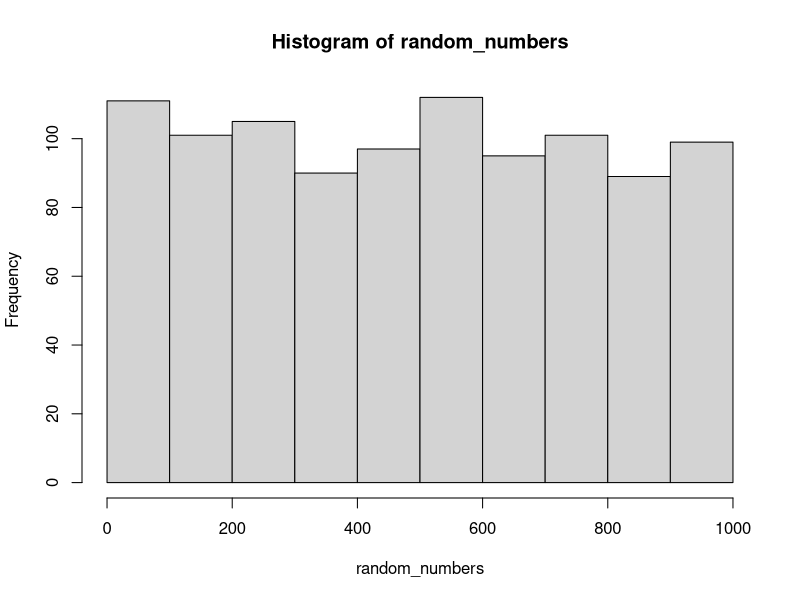
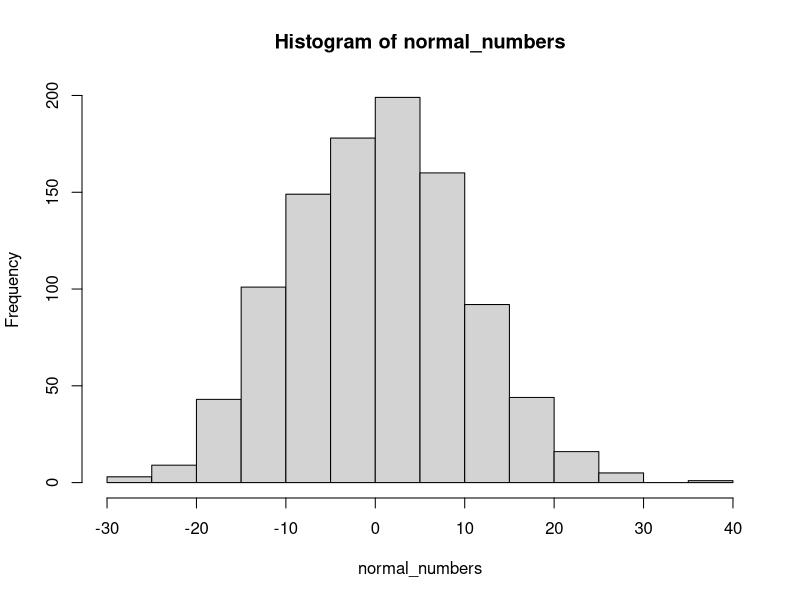

Source code (R) for these figures, in order: (Note: this script raises an error after producing the figures.)
## ---- chunk 1
1 == 1 # is 1 equal to 1?
#> [1] TRUE
1 == 2 # is 1 equal to 2?
#> [1] FALSE

c(1, 2, 3) == c(2, 1, 3) # compares each element with each element
#> [1] FALSE FALSE  TRUE
1 == c(2, 1, 3)
#> [1] FALSE  TRUE FALSE

## ---- chunk 2
1 != 1 # is 1 equal to 1?
#> [1] FALSE
1 != 2 # is 1 equal to 2?
#> [1] TRUE

c(1, 2, 3) != c(2, 1, 3) # compares each element with each element
#> [1]  TRUE  TRUE FALSE
1 != c(2, 1, 3)
#> [1]  TRUE FALSE  TRUE
## ---- chunk 3

1 > 1 # is 1 greater than 1?
#> [1] FALSE
5 > 1 # is 5 greater than 1?
#> [1] TRUE
3 < 2 # is 3 less than 2?
#> [1] FALSE
3 < 1 # is 3 less than 1?
#> [1] FALSE

c(1, 2, 3) > c(2, 1, 3) # ask the question element by element
#> [1] FALSE  TRUE FALSE
c(1, 2, 3) < c(2, 1, 3)
#> [1]  TRUE FALSE FALSE

2 > c(1, 2, 3) # is greater than each of the numbers
#> [1]  TRUE FALSE FALSE
## ---- chunk 4
1 >= 1 # is 1 greater than 1?
#> [1] TRUE
5 >= 1 # is 5 greater than 1?
#> [1] TRUE
3 <= 2 # is 3 less than 2?
#> [1] FALSE
3 <= 1 # is 3 less than 1?
#> [1] FALSE

c(1, 2, 3) >= c(2, 1, 3) # ask the question element by element
#> [1] FALSE  TRUE  TRUE
c(1, 2, 3) <= c(2, 1, 3)
#> [1]  TRUE FALSE  TRUE

2 >= c(1, 2, 3) # is greater than each of the numbers
#> [1]  TRUE  TRUE FALSE
## ---- chunk 5
# is 16 divisible by 4 AND 8
16 %% 4 == 0 & 16 %% 8 == 0
#> [1] TRUE

# is 16 divisible by 4 AND 3
16 %% 4 == 0 & 16 %% 3 == 0
#> [1] FALSE

# is 16 divisible by 8 and 4 and 2
16 %% 4 == 0 & 16 %% 8 == 0 & 16 %% 2 == 0
#> [1] TRUE
## ---- chunk 6
# is 16 divisible by 4 OR 8
16 %% 4 == 0 | 16 %% 8 == 0
#> [1] TRUE

# is 16 divisible by 4 OR 3
# it is divisible by 4, so the answer is TRUE
# because at least one of the comparisons is TRUE
16 %% 4 == 0 | 16 %% 3 == 0
#> [1] TRUE
## ---- chunk 7
c(1, 2, 3) == c(1, 2, 3)
#> [1] TRUE TRUE TRUE
sum(c(1, 2, 3) == c(1, 2, 3))
#> [1] 3

c(1, 2, 3) == c(2, 1, 3)
#> [1] FALSE FALSE  TRUE
sum(c(1, 2, 3) == c(2, 1, 3))
#> [1] 1
## ---- chunk 8
a <- 1 # define a to be a 1
if (a == 1) {
  print(a) # this is what happens if a==1
} else {
  print("A is not 1") # this is what happens if a is not 1
}
#> [1] 1


a <- 2 # define a to be a 1
if (a == 1) {
  print(a) # this is what happens if a==1
} else {
  print("A is not 1") # this is what happens if a is not 1
}
#> [1] "A is not 1"
## ---- chunk 9
a <- c(1, 0, 1, 0, 0, 0, 1) # make a variable contain 1s and 0s

# write a loop to check each element in the variable
# and do different things depending on the element

for (i in a) {
  if (i == 1) {
    print("I'm a 1") # what to do when i is 1
  } else {
    print("I'm not a 1") # what to do when i is not 1
  }
}
#> [1] "I'm a 1"
#> [1] "I'm not a 1"
#> [1] "I'm a 1"
#> [1] "I'm not a 1"
#> [1] "I'm not a 1"
#> [1] "I'm not a 1"
#> [1] "I'm a 1"
## ---- chunk 10
# sum numbers from 1 to 100
sum(1:100)
#1+2+3+4
a <- 0
for(i in 1:100){
  a <- a+i
}
a

## ---- chunk 11

sum(50:100)
sum(500:1000)
sum_sequence <- function(min,max){
  return(sum(min:max))
  
}
sum_sequence(min = 5, max = 100)
sum_sequence_loop <- function(min,max){
  
  a <- 0
  
  for(i in min:max){
    a <- a+i
  }
  
  return(a)
  
}

sum_sequence_loop(1,10)
## ---- chunk 12
 random_numbers <-runif(n = 1000,min=0,max=1000)
 
 hist(random_numbers)
 
 
  normal_numbers <-rnorm(n = 1000,0,10)
 
 hist(normal_numbers)
 
 sample(1:6, 1)
 
## ---- chunk 13
#using as few intrinsic functions as possible

## mean
some_numbers <- 1:10
mean(some_numbers)
mean_A <- function(x) {
  return(sum(x) / length(x))
}
mean_A(some_numbers)
##
some_numbers <- 1:10
temp_sum <- 0
temp_length <- 0
for(i in some_numbers){
  temp_sum <- temp_sum+i
  temp_length <- temp_length+1
}
temp_sum
temp_length
temp_sum/temp_length
mean_B <- function(x){
  
  temp_sum <- 0
  temp_length <- 0
  for (i in x) {
    temp_sum <- temp_sum + i
    temp_length <- temp_length + 1
  }
  
  return(temp_sum/temp_length)
}
mean_B(1:100)

## ---- chunk 14
function_name <- function(input1, input2) {
  #code here
  return(something)
}
## ---- chunk 15
# Declare a custom function to calculate the area of a circle
circle_area <- function(radius) {
  pi * radius^2
}

# Call the function with a radius of 3
circle_area(3)

## ---- chunk 16
## Solve fizz buzz problem
for(i in 1:100) {
  if(i %% 3 == 0 & i %% 5 == 0) {
    print("FizzBuzz")
  } else if(i %% 3 == 0) {
    print("Fizz")
  } else if(i %% 5 == 0) {
    print("Buzz")
  } else {
    print(i)
  }
}
## ---- chunk 17
# rolling a dice with sample
sample(c(1,2,3,4,5,6),1)
#> [1] 5
sample(c(1,2,3,4,5,6),1)
#> [1] 4
sample(c(1,2,3,4,5,6),1)
#> [1] 4
## ---- chunk 18
# Define the snakes and ladders as a list of start and end positions
snakes_and_ladders <- list(`14` = 4, `19` = 8, `24` = 16, `34` = 30, `40` = 28, `48` = 36, `54` = 46, `62` = 45, `64` = 60, `74` = 68, `89` = 53, `92` = 88, `95` = 75, `99` = 80)



# Define a function to simulate playing the game
play_snakes_and_ladders <- function() {
  # Initialize the player's position and the number of rolls
  position <- 0
  num_rolls <- 0
  
  # Continue rolling the dice and moving the player until they reach the end of the board (position 100)
  while (position < 100) {
    # Roll the dice
    roll <- sample(1:6, 1)
    num_rolls <- num_rolls + 1
    
    # Move the player forward by the number of squares rolled
    position <- position + roll
    
    # Check if the player lands on a snake or ladder
    if (as.character(position) %in% names(snakes_and_ladders)) {
      # If the player lands on a snake or ladder, move them to the corresponding end position
      position <- snakes_and_ladders[[as.character(position)]]
    }
    
    # If the player overshoots the end of the board, move them back by the excess number of squares
    if (position > 100) {
      position <- 100 - (position - 100)
    }
  }
  
  # Return the number of rolls it took to complete the game
  return(num_rolls)
}

# Simulate 1000 games and record the number of rolls it takes to complete each game
num_rolls <- replicate(1000, play_snakes_and_ladders())

# Calculate the average number of rolls needed to complete the game
mean(num_rolls)

## ---- chunk 19
# Define the snakes and ladders
snakes_and_ladders <- listsnakes_and_ladders <- list(`14` = 4, `19` = 8, `24` = 16, `34` = 30, `40` = 28, `48` = 36, `54` = 46, `62` = 45, `64` = 60, `74` = 68, `89` = 53, `92` = 88, `95` = 75, `99` = 80)
# Define a function to simulate one game of Snakes and Ladders
play_game <- function() {
  total_sum <- 0
  number_of_rolls <- 0
  position <- 0  # start at the beginning of the board
  
  while(position < 100) {
    number_of_rolls <- number_of_rolls + 1
    roll <- sample(c(1, 2, 3, 4, 5, 6), 1)
    total_sum <- total_sum + roll
    
    if(total_sum > 100) {
      total_sum <- total_sum - roll
    } else {
      # Check if the roll lands on a ladder or a snake
      new_position <- ifelse(names(snakes_and_ladders) == as.character(total_sum), unlist(snakes_and_ladders[as.character(total_sum)]), total_sum)
      position <- new_position
    }
  }
  
  number_of_rolls
}

# Record the results from multiple simulations
set.seed(123)
save_rolls <- replicate(1000, play_game())

# Estimate the average number of rolls needed to successfully complete the game
mean(save_rolls)

## ---- chunk 20
# Define the snakes and ladders
snakes_and_ladders <- list(`14` = 4, `19` = 8, `24` = 16, `34` = 30, `40` = 28, `48` = 36, `54` = 46, `62` = 45, `64` = 60, `74` = 68, `89` = 53, `92` = 88, `95` = 75, `99` = 80)

play_game <- function() {
  total_sum <- 0
  number_of_rolls <- 0
  position <- 0  # start at the beginning of the board
  
  while(position < 100) {
    number_of_rolls <- number_of_rolls + 1
    roll <- sample(c(1, 2, 3, 4, 5, 6), 1)
    total_sum <- total_sum + roll
    
    if(total_sum > 100) {
      total_sum <- total_sum - roll
    } else {
      # Check if the roll lands on a ladder or a snake
      new_position <- ifelse(names(snakes_and_ladders) == as.character(total_sum), unlist(snakes_and_ladders[as.character(total_sum)]), total_sum)
      position <- ifelse(length(new_position) > 1, new_position[1], new_position)
    }
  }
  
  number_of_rolls
}

# Record the results from multiple simulations
set.seed(123)
save_rolls <- replicate(1000, play_game())

# Estimate the average number of rolls needed to successfully complete the game
mean(save_rolls)
